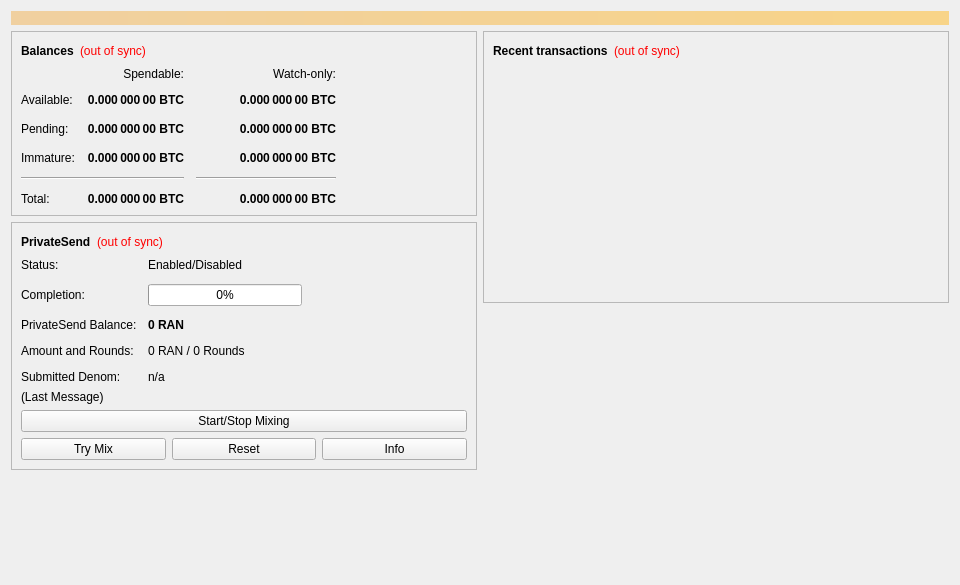
<?xml version="1.0" encoding="UTF-8"?>
<ui version="4.0">
 <class>OverviewPage</class>
 <widget class="QWidget" name="OverviewPage">
  <property name="geometry">
   <rect>
    <x>0</x>
    <y>0</y>
    <width>960</width>
    <height>585</height>
   </rect>
  </property>
  <property name="minimumSize">
   <size>
    <width>960</width>
    <height>0</height>
   </size>
  </property>
  <property name="windowTitle">
   <string>Form</string>
  </property>
  <layout class="QVBoxLayout" name="topLayout">
   <item>
    <widget class="QLabel" name="labelAlerts">
     <property name="visible">
      <bool>false</bool>
     </property>
     <property name="styleSheet">
      <string notr="true">background-color: qlineargradient(x1: 0, y1: 0, x2: 1, y2: 0, stop:0 #F0D0A0, stop:1 #F8D488); color:#000000;</string>
     </property>
     <property name="wordWrap">
      <bool>true</bool>
     </property>
     <property name="margin">
      <number>3</number>
     </property>
    </widget>
   </item>
   <item>
    <layout class="QHBoxLayout" name="horizontalLayout" stretch="1,1">
     <item>
      <layout class="QVBoxLayout" name="verticalLayout_2">
       <item>
        <widget class="QFrame" name="frame">
         <property name="frameShape">
          <enum>QFrame::StyledPanel</enum>
         </property>
         <property name="frameShadow">
          <enum>QFrame::Raised</enum>
         </property>
         <layout class="QVBoxLayout" name="verticalLayout_4">
          <item>
           <layout class="QHBoxLayout" name="horizontalLayout_4">
            <item>
             <widget class="QLabel" name="label_5">
              <property name="font">
               <font>
                <weight>75</weight>
                <bold>true</bold>
               </font>
              </property>
              <property name="text">
               <string>Balances</string>
              </property>
             </widget>
            </item>
            <item>
             <widget class="QLabel" name="labelWalletStatus">
              <property name="toolTip">
               <string>The displayed information may be out of date. Your wallet automatically synchronizes with the Rane network after a connection is established, but this process has not completed yet.</string>
              </property>
              <property name="styleSheet">
               <string notr="true">QLabel { color: red; }</string>
              </property>
              <property name="text">
               <string notr="true">(out of sync)</string>
              </property>
              <property name="alignment">
               <set>Qt::AlignLeading|Qt::AlignLeft|Qt::AlignVCenter</set>
              </property>
             </widget>
            </item>
            <item>
             <spacer name="horizontalSpacer_3">
              <property name="orientation">
               <enum>Qt::Horizontal</enum>
              </property>
              <property name="sizeHint" stdset="0">
               <size>
                <width>40</width>
                <height>20</height>
               </size>
              </property>
             </spacer>
            </item>
           </layout>
          </item>
          <item>
           <layout class="QGridLayout" name="gridLayout">
            <property name="spacing">
             <number>12</number>
            </property>
            <item row="2" column="2">
             <widget class="QLabel" name="labelWatchPending">
              <property name="font">
               <font>
                <weight>75</weight>
                <bold>true</bold>
               </font>
              </property>
              <property name="cursor">
               <cursorShape>IBeamCursor</cursorShape>
              </property>
              <property name="toolTip">
               <string>Unconfirmed transactions to watch-only addresses</string>
              </property>
              <property name="text">
               <string notr="true">0.000 000 00 BTC</string>
              </property>
              <property name="alignment">
               <set>Qt::AlignRight|Qt::AlignTrailing|Qt::AlignVCenter</set>
              </property>
              <property name="textInteractionFlags">
               <set>Qt::LinksAccessibleByMouse|Qt::TextSelectableByKeyboard|Qt::TextSelectableByMouse</set>
              </property>
             </widget>
            </item>
            <item row="2" column="1">
             <widget class="QLabel" name="labelUnconfirmed">
              <property name="font">
               <font>
                <weight>75</weight>
                <bold>true</bold>
               </font>
              </property>
              <property name="cursor">
               <cursorShape>IBeamCursor</cursorShape>
              </property>
              <property name="toolTip">
               <string>Total of transactions that have yet to be confirmed, and do not yet count toward the spendable balance</string>
              </property>
              <property name="text">
               <string notr="true">0.000 000 00 BTC</string>
              </property>
              <property name="alignment">
               <set>Qt::AlignRight|Qt::AlignTrailing|Qt::AlignVCenter</set>
              </property>
              <property name="textInteractionFlags">
               <set>Qt::LinksAccessibleByMouse|Qt::TextSelectableByKeyboard|Qt::TextSelectableByMouse</set>
              </property>
             </widget>
            </item>
            <item row="3" column="2">
             <widget class="QLabel" name="labelWatchImmature">
              <property name="font">
               <font>
                <weight>75</weight>
                <bold>true</bold>
               </font>
              </property>
              <property name="cursor">
               <cursorShape>IBeamCursor</cursorShape>
              </property>
              <property name="toolTip">
               <string>Mined balance in watch-only addresses that has not yet matured</string>
              </property>
              <property name="text">
               <string notr="true">0.000 000 00 BTC</string>
              </property>
              <property name="alignment">
               <set>Qt::AlignRight|Qt::AlignTrailing|Qt::AlignVCenter</set>
              </property>
              <property name="textInteractionFlags">
               <set>Qt::LinksAccessibleByMouse|Qt::TextSelectableByKeyboard|Qt::TextSelectableByMouse</set>
              </property>
             </widget>
            </item>
            <item row="4" column="0" colspan="2">
             <widget class="Line" name="lineSpendableBalance">
              <property name="orientation">
               <enum>Qt::Horizontal</enum>
              </property>
             </widget>
            </item>
            <item row="4" column="2">
             <widget class="Line" name="lineWatchBalance">
              <property name="sizePolicy">
               <sizepolicy hsizetype="Preferred" vsizetype="Fixed">
                <horstretch>0</horstretch>
                <verstretch>0</verstretch>
               </sizepolicy>
              </property>
              <property name="minimumSize">
               <size>
                <width>140</width>
                <height>0</height>
               </size>
              </property>
              <property name="orientation">
               <enum>Qt::Horizontal</enum>
              </property>
             </widget>
            </item>
            <item row="5" column="0">
             <widget class="QLabel" name="labelTotalText">
              <property name="text">
               <string>Total:</string>
              </property>
             </widget>
            </item>
            <item row="3" column="1">
             <widget class="QLabel" name="labelImmature">
              <property name="font">
               <font>
                <weight>75</weight>
                <bold>true</bold>
               </font>
              </property>
              <property name="cursor">
               <cursorShape>IBeamCursor</cursorShape>
              </property>
              <property name="toolTip">
               <string>Mined balance that has not yet matured</string>
              </property>
              <property name="text">
               <string notr="true">0.000 000 00 BTC</string>
              </property>
              <property name="alignment">
               <set>Qt::AlignRight|Qt::AlignTrailing|Qt::AlignVCenter</set>
              </property>
              <property name="textInteractionFlags">
               <set>Qt::LinksAccessibleByMouse|Qt::TextSelectableByKeyboard|Qt::TextSelectableByMouse</set>
              </property>
             </widget>
            </item>
            <item row="2" column="3">
             <spacer name="horizontalSpacer_2">
              <property name="orientation">
               <enum>Qt::Horizontal</enum>
              </property>
              <property name="sizeHint" stdset="0">
               <size>
                <width>40</width>
                <height>20</height>
               </size>
              </property>
             </spacer>
            </item>
            <item row="3" column="0">
             <widget class="QLabel" name="labelImmatureText">
              <property name="text">
               <string>Immature:</string>
              </property>
             </widget>
            </item>
            <item row="5" column="1">
             <widget class="QLabel" name="labelTotal">
              <property name="font">
               <font>
                <weight>75</weight>
                <bold>true</bold>
               </font>
              </property>
              <property name="cursor">
               <cursorShape>IBeamCursor</cursorShape>
              </property>
              <property name="toolTip">
               <string>Your current total balance</string>
              </property>
              <property name="text">
               <string notr="true">0.000 000 00 BTC</string>
              </property>
              <property name="alignment">
               <set>Qt::AlignRight|Qt::AlignTrailing|Qt::AlignVCenter</set>
              </property>
              <property name="textInteractionFlags">
               <set>Qt::LinksAccessibleByMouse|Qt::TextSelectableByKeyboard|Qt::TextSelectableByMouse</set>
              </property>
             </widget>
            </item>
            <item row="5" column="2">
             <widget class="QLabel" name="labelWatchTotal">
              <property name="font">
               <font>
                <weight>75</weight>
                <bold>true</bold>
               </font>
              </property>
              <property name="cursor">
               <cursorShape>IBeamCursor</cursorShape>
              </property>
              <property name="toolTip">
               <string>Current total balance in watch-only addresses</string>
              </property>
              <property name="text">
               <string notr="true">0.000 000 00 BTC</string>
              </property>
              <property name="alignment">
               <set>Qt::AlignRight|Qt::AlignTrailing|Qt::AlignVCenter</set>
              </property>
              <property name="textInteractionFlags">
               <set>Qt::LinksAccessibleByMouse|Qt::TextSelectableByKeyboard|Qt::TextSelectableByMouse</set>
              </property>
             </widget>
            </item>
            <item row="0" column="2">
             <widget class="QLabel" name="labelWatchonly">
              <property name="text">
               <string>Watch-only:</string>
              </property>
              <property name="alignment">
               <set>Qt::AlignRight|Qt::AlignTrailing|Qt::AlignVCenter</set>
              </property>
             </widget>
            </item>
            <item row="1" column="0">
             <widget class="QLabel" name="labelBalanceText">
              <property name="text">
               <string>Available:</string>
              </property>
             </widget>
            </item>
            <item row="1" column="1">
             <widget class="QLabel" name="labelBalance">
              <property name="font">
               <font>
                <weight>75</weight>
                <bold>true</bold>
               </font>
              </property>
              <property name="cursor">
               <cursorShape>IBeamCursor</cursorShape>
              </property>
              <property name="toolTip">
               <string>Your current spendable balance</string>
              </property>
              <property name="text">
               <string notr="true">0.000 000 00 BTC</string>
              </property>
              <property name="alignment">
               <set>Qt::AlignRight|Qt::AlignTrailing|Qt::AlignVCenter</set>
              </property>
              <property name="textInteractionFlags">
               <set>Qt::LinksAccessibleByMouse|Qt::TextSelectableByKeyboard|Qt::TextSelectableByMouse</set>
              </property>
             </widget>
            </item>
            <item row="1" column="2">
             <widget class="QLabel" name="labelWatchAvailable">
              <property name="font">
               <font>
                <weight>75</weight>
                <bold>true</bold>
               </font>
              </property>
              <property name="cursor">
               <cursorShape>IBeamCursor</cursorShape>
              </property>
              <property name="toolTip">
               <string>Your current balance in watch-only addresses</string>
              </property>
              <property name="text">
               <string notr="true">0.000 000 00 BTC</string>
              </property>
              <property name="alignment">
               <set>Qt::AlignRight|Qt::AlignTrailing|Qt::AlignVCenter</set>
              </property>
              <property name="textInteractionFlags">
               <set>Qt::LinksAccessibleByMouse|Qt::TextSelectableByKeyboard|Qt::TextSelectableByMouse</set>
              </property>
             </widget>
            </item>
            <item row="2" column="0">
             <widget class="QLabel" name="labelPendingText">
              <property name="text">
               <string>Pending:</string>
              </property>
             </widget>
            </item>
            <item row="0" column="1">
             <widget class="QLabel" name="labelSpendable">
              <property name="text">
               <string>Spendable:</string>
              </property>
              <property name="alignment">
               <set>Qt::AlignRight|Qt::AlignTrailing|Qt::AlignVCenter</set>
              </property>
             </widget>
            </item>
           </layout>
          </item>
         </layout>
        </widget>
       </item>
       <item>
        <widget class="QFrame" name="framePrivateSend">
         <property name="layoutDirection">
          <enum>Qt::LeftToRight</enum>
         </property>
         <property name="frameShape">
          <enum>QFrame::StyledPanel</enum>
         </property>
         <property name="frameShadow">
          <enum>QFrame::Raised</enum>
         </property>
         <layout class="QVBoxLayout" name="VerticalLayout_PS1">
          <item>
           <layout class="QHBoxLayout" name="horizontalLayout_5">
            <item>
             <widget class="QLabel" name="labelPrivateSendHeader">
              <property name="font">
               <font>
                <weight>75</weight>
                <bold>true</bold>
               </font>
              </property>
              <property name="text">
               <string>PrivateSend</string>
              </property>
             </widget>
            </item>
            <item>
             <widget class="QLabel" name="labelPrivateSendSyncStatus">
              <property name="toolTip">
               <string>The displayed information may be out of date. Your wallet automatically synchronizes with the Rane network after a connection is established, but this process has not completed yet.</string>
              </property>
              <property name="styleSheet">
               <string notr="true">QLabel { color: red; }</string>
              </property>
              <property name="text">
               <string notr="true">(out of sync)</string>
              </property>
              <property name="alignment">
               <set>Qt::AlignLeading|Qt::AlignLeft|Qt::AlignVCenter</set>
              </property>
             </widget>
            </item>
            <item>
             <spacer name="horizontalSpacer_4">
              <property name="orientation">
               <enum>Qt::Horizontal</enum>
              </property>
              <property name="sizeHint" stdset="0">
               <size>
                <width>40</width>
                <height>20</height>
               </size>
              </property>
             </spacer>
            </item>
           </layout>
          </item>
          <item>
           <layout class="QFormLayout" name="privateSendFormLayout">
            <property name="fieldGrowthPolicy">
             <enum>QFormLayout::AllNonFixedFieldsGrow</enum>
            </property>
            <property name="horizontalSpacing">
             <number>11</number>
            </property>
            <property name="verticalSpacing">
             <number>12</number>
            </property>
            <item row="0" column="0">
             <widget class="QLabel" name="labelPrivateSendEnabledText">
              <property name="text">
               <string>Status:</string>
              </property>
             </widget>
            </item>
            <item row="0" column="1">
             <widget class="QLabel" name="labelPrivateSendEnabled">
              <property name="text">
               <string>Enabled/Disabled</string>
              </property>
             </widget>
            </item>
            <item row="1" column="0">
             <widget class="QLabel" name="labelCompletitionText">
              <property name="text">
               <string>Completion:</string>
              </property>
             </widget>
            </item>
            <item row="1" column="1">
             <widget class="QProgressBar" name="privateSendProgress">
              <property name="maximumSize">
               <size>
                <width>154</width>
                <height>16777215</height>
               </size>
              </property>
              <property name="value">
               <number>0</number>
              </property>
             </widget>
            </item>
            <item row="2" column="0">
             <widget class="QLabel" name="labelAnonymizedText">
              <property name="text">
               <string>PrivateSend Balance:</string>
              </property>
             </widget>
            </item>
            <item row="2" column="1">
             <widget class="QLabel" name="labelAnonymized">
              <property name="font">
               <font>
                <weight>75</weight>
                <bold>true</bold>
               </font>
              </property>
              <property name="text">
               <string notr="true">0 RAN</string>
              </property>
             </widget>
            </item>
            <item row="3" column="0">
             <widget class="QLabel" name="labelAmountAndRoundsText">
              <property name="text">
               <string>Amount and Rounds:</string>
              </property>
             </widget>
            </item>
            <item row="3" column="1">
             <widget class="QLabel" name="labelAmountRounds">
              <property name="text">
               <string>0 RAN / 0 Rounds</string>
              </property>
             </widget>
            </item>
            <item row="4" column="0">
             <widget class="QLabel" name="labelSubmittedDenomText">
              <property name="text">
               <string>Submitted Denom:</string>
              </property>
             </widget>
            </item>
            <item row="4" column="1">
             <widget class="QLabel" name="labelSubmittedDenom">
              <property name="toolTip">
               <string>The denominations you submitted to the Masternode.&lt;br&gt;To mix, other users must submit the exact same denominations.</string>
              </property>
              <property name="text">
               <string>n/a</string>
              </property>
             </widget>
            </item>
           </layout>
          </item>
          <item>
           <layout class="QVBoxLayout" name="VerticalLayout_PS">
            <item>
             <widget class="QLabel" name="labelPrivateSendLastMessage">
              <property name="text">
               <string>(Last Message)</string>
              </property>
              <property name="alignment">
               <set>Qt::AlignLeading|Qt::AlignLeft|Qt::AlignTop</set>
              </property>
              <property name="wordWrap">
               <bool>true</bool>
              </property>
             </widget>
            </item>
            <item>
             <widget class="QPushButton" name="togglePrivateSend">
              <property name="sizePolicy">
               <sizepolicy hsizetype="MinimumExpanding" vsizetype="Fixed">
                <horstretch>0</horstretch>
                <verstretch>0</verstretch>
               </sizepolicy>
              </property>
              <property name="text">
               <string>Start/Stop Mixing</string>
              </property>
             </widget>
            </item>
            <item>
             <layout class="QHBoxLayout" name="horizontalLayout_debugbuttons">
              <item>
               <widget class="QPushButton" name="privateSendAuto">
                <property name="sizePolicy">
                 <sizepolicy hsizetype="MinimumExpanding" vsizetype="Fixed">
                  <horstretch>0</horstretch>
                  <verstretch>0</verstretch>
                 </sizepolicy>
                </property>
                <property name="toolTip">
                 <string>Try to manually submit a PrivateSend request.</string>
                </property>
                <property name="text">
                 <string>Try Mix</string>
                </property>
               </widget>
              </item>
              <item>
               <widget class="QPushButton" name="privateSendReset">
                <property name="sizePolicy">
                 <sizepolicy hsizetype="MinimumExpanding" vsizetype="Fixed">
                  <horstretch>0</horstretch>
                  <verstretch>0</verstretch>
                 </sizepolicy>
                </property>
                <property name="toolTip">
                 <string>Reset the current status of PrivateSend (can interrupt PrivateSend if it's in the process of Mixing, which can cost you money!)</string>
                </property>
                <property name="autoFillBackground">
                 <bool>false</bool>
                </property>
                <property name="text">
                 <string>Reset</string>
                </property>
               </widget>
              </item>
              <item>
               <widget class="QPushButton" name="privateSendInfo">
                <property name="sizePolicy">
                 <sizepolicy hsizetype="MinimumExpanding" vsizetype="Fixed">
                  <horstretch>0</horstretch>
                  <verstretch>0</verstretch>
                 </sizepolicy>
                </property>
                <property name="toolTip">
                 <string>Information about PrivateSend and Mixing</string>
                </property>
                <property name="text">
                 <string>Info</string>
                </property>
               </widget>
              </item>
             </layout>
            </item>
           </layout>
          </item>
         </layout>
        </widget>
       </item>
       <item>
        <spacer name="verticalSpacer">
         <property name="orientation">
          <enum>Qt::Vertical</enum>
         </property>
         <property name="sizeHint" stdset="0">
          <size>
           <width>20</width>
           <height>40</height>
          </size>
         </property>
        </spacer>
       </item>
      </layout>
     </item>
     <item>
      <layout class="QVBoxLayout" name="verticalLayout_3">
       <item>
        <widget class="QFrame" name="frame_2">
         <property name="frameShape">
          <enum>QFrame::StyledPanel</enum>
         </property>
         <property name="frameShadow">
          <enum>QFrame::Raised</enum>
         </property>
         <layout class="QVBoxLayout" name="verticalLayout">
          <item>
           <layout class="QHBoxLayout" name="horizontalLayout_2">
            <item>
             <widget class="QLabel" name="label_4">
              <property name="font">
               <font>
                <weight>75</weight>
                <bold>true</bold>
               </font>
              </property>
              <property name="text">
               <string>Recent transactions</string>
              </property>
             </widget>
            </item>
            <item>
             <widget class="QLabel" name="labelTransactionsStatus">
              <property name="toolTip">
               <string>The displayed information may be out of date. Your wallet automatically synchronizes with the Rane network after a connection is established, but this process has not completed yet.</string>
              </property>
              <property name="styleSheet">
               <string notr="true">QLabel { color: red; }</string>
              </property>
              <property name="text">
               <string notr="true">(out of sync)</string>
              </property>
              <property name="alignment">
               <set>Qt::AlignLeading|Qt::AlignLeft|Qt::AlignVCenter</set>
              </property>
             </widget>
            </item>
            <item>
             <spacer name="horizontalSpacer">
              <property name="orientation">
               <enum>Qt::Horizontal</enum>
              </property>
              <property name="sizeHint" stdset="0">
               <size>
                <width>40</width>
                <height>20</height>
               </size>
              </property>
             </spacer>
            </item>
           </layout>
          </item>
          <item>
           <widget class="QListView" name="listTransactions">
            <property name="styleSheet">
             <string notr="true">QListView { background: transparent; }</string>
            </property>
            <property name="frameShape">
             <enum>QFrame::NoFrame</enum>
            </property>
            <property name="verticalScrollBarPolicy">
             <enum>Qt::ScrollBarAlwaysOff</enum>
            </property>
            <property name="horizontalScrollBarPolicy">
             <enum>Qt::ScrollBarAlwaysOff</enum>
            </property>
            <property name="selectionMode">
             <enum>QAbstractItemView::NoSelection</enum>
            </property>
           </widget>
          </item>
         </layout>
        </widget>
       </item>
       <item>
        <spacer name="verticalSpacer_2">
         <property name="orientation">
          <enum>Qt::Vertical</enum>
         </property>
         <property name="sizeHint" stdset="0">
          <size>
           <width>20</width>
           <height>40</height>
          </size>
         </property>
        </spacer>
       </item>
      </layout>
     </item>
    </layout>
   </item>
  </layout>
 </widget>
 <resources/>
 <connections/>
</ui>
